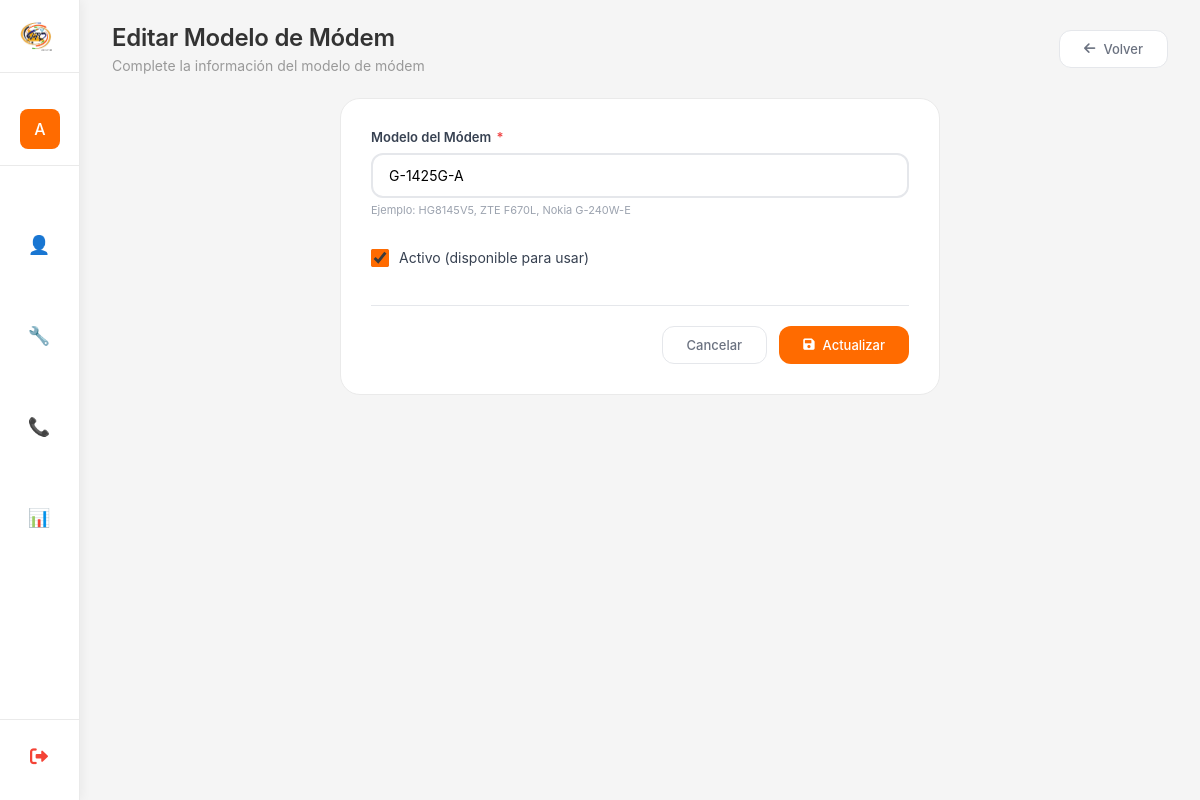
/modelos-modem/editar/1/ (signed in), run on an earlier commit of the app's database.
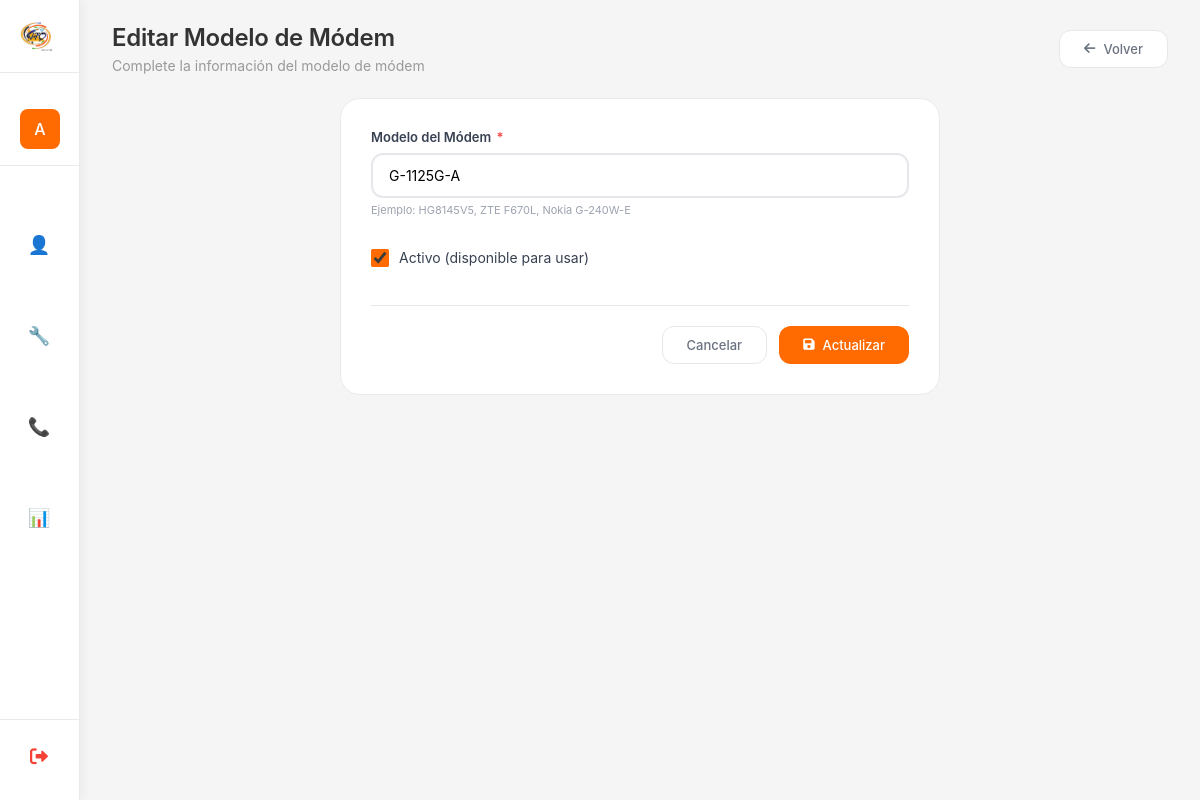
And on a later commit of the database.
### myapp/models.py (models this page shows, shortened)
class ModeloModem(models.Model):
    nombre = models.CharField(max_length=100, unique=True, verbose_name="Modelo del Modem")
    activo = models.BooleanField(default=True, verbose_name="Activo")
    fecha_creacion = models.DateTimeField(auto_now_add=True, verbose_name="Fecha de creación")
    class Meta:
        verbose_name = "Modelo de Módem"
        verbose_name_plural = "Modelos de Módem"
        ordering = ['nombre']

### myapp/views_modem.py (the view)
# urls.py: path('modelos-modem/editar/<int:id>/', crear_editar_modelo_modem, name='editar_modelo_modem'),
@login_required
@user_passes_test(lambda u: u.is_superuser or u.groups.filter(name='Administrador').exists())
def crear_editar_modelo_modem(request, id=None):
    if id:
        modelo = get_object_or_404(ModeloModem, id=id)
        titulo = "Editar Modelo de Módem"
        boton_texto = "Actualizar"
    else:
        modelo = None
        titulo = "Nuevo Modelo de Módem"
        boton_texto = "Guardar"
    if request.method == 'POST':
        form = ModeloModemForm(request.POST, instance=modelo)
        if form.is_valid():
            form.save()
            messages.success(request, f'✅ Modelo guardado exitosamente.')
            return redirect('lista_modelos_modem')
    else:
        form = ModeloModemForm(instance=modelo)
    context = {
        'form': form,
        'titulo': titulo,
        'boton_texto': boton_texto,
    }
    return render(request, 'modem/crear_modem.html', context)

### myapp/forms.py
class ModeloModemForm(forms.ModelForm):
    class Meta:
        model = ModeloModem
        fields = ['nombre', 'activo']
        widgets = {
            'nombre': forms.TextInput(attrs={
                'class': 'form-control-modern',
                'placeholder': 'Ej: HG8145V5',
            }),
            'activo': forms.CheckboxInput(attrs={
                'class': 'form-check-input'
            })
        }

### myapp/context_processors.py (called while the page is built)
def zona_horaria_venezuela(request):
    timezone.activate(pytz.timezone('America/Caracas'))
    return {}

### myapp/templates/modem/crear_modem.html (shortened to what this page needs)
{% extends 'Inicio_De_Sesion/base.html' %}
{% load static %}
{% block page_title %}{{ titulo }}{% endblock %}
{% block page_subtitle %}Complete la información del modelo de módem{% endblock %}
{% block header_actions %}
<a href="{% url 'lista_modelos_modem' %}" class="btn-secondary">
    <i class="fas fa-arrow-left"></i> Volver
</a>
{% endblock %}
{% block content %}
<div class="form-container">
    <div class="form-card">
        <form method="post" class="modelo-form">
            <div class="form-group">
                <label for="{{ form.nombre.id_for_label }}">
                    Modelo del Módem <span class="required">*</span>
                </label>
                {{ form.nombre }}
                <small class="help-text">Ejemplo: HG8145V5, ZTE F670L, Nokia G-240W-E</small>
            </div>
            <div class="form-group checkbox-group">
                <div class="checkbox-wrapper">
                    {{ form.activo }}
                    <label for="{{ form.activo.id_for_label }}">
                        Activo (disponible para usar)
                    </label>
                </div>
            </div>
            <div class="form-actions">
                <a href="{% url 'lista_modelos_modem' %}" class="btn-outline">
                    Cancelar
                </a>
                <button type="submit" class="btn-primary">
                    <i class="fas fa-save"></i> {{ boton_texto }}
                </button>
            </div>
        </form>
    </div>
</div>
{% endblock %}

What changed in the data, as far as the page shows it:
changed ModeloModem: nombre "G-1425G-A" → "G-1125G-A"
